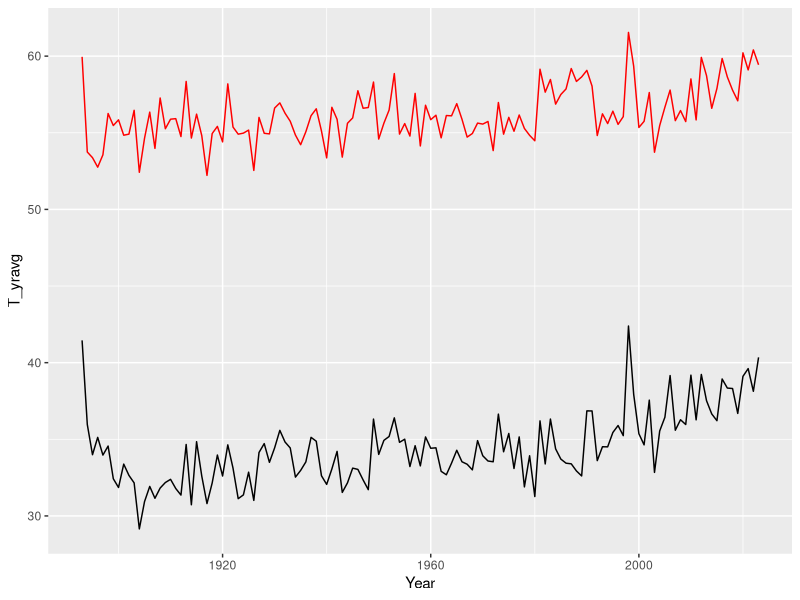

R code for this plot: (Note: this script raises an error after producing the figure.)
## ---- chunk 1
library(tidyverse)
## ---- chunk 2
year_avgs <- read.csv("../data/Hanover_temp-yearaverages.csv", row.names=1)

tail(year_avgs)
## ---- chunk 3
ggplot() +
    geom_line(data=year_avgs |> filter (type=="maxtemp" & Year < 2024), aes(x=Year, y=T_yravg), color="red") +
    geom_line(data=year_avgs |> filter (type=="mintemp" & Year < 2024), aes(x=Year, y=T_yravg))
## ---- chunk 4
year_avgs_wide <- year_avgs |>
    pivot_wider(names_from = type, values_from = T_yravg)
## ---- chunk 5
ggplot(year_avgs_wide |> filter(Year<2025), aes(x=Year)) +
    geom_line(aes(y=maxtemp), color="red", size=1, alpha=0.5) + 
    geom_line(aes(y=rollmean(maxtemp, 10, na.pad=TRUE)), linetype="dashed") +
    geom_line(aes(y=mintemp), color="blue", size=1, alpha=0.5)+
    geom_line(aes(y=rollmean(mintemp, 10, na.pad=TRUE)), linetype="dashed")
## ---- chunk 6
temps <- read.csv("../data/Hanover-temps21c_w-daynums.csv")
## ---- chunk 7
head(temps)
## ---- chunk 8
colnames(temps)
## ---- chunk 9
library(viridis)
ggplot(temps |> filter(Year == 2022), aes(x=daynum, y=maxdiff20c, fill=maxdiff20c)) +
    geom_bar(stat="identity") +
    scale_fill_viridis(option = "plasma")
    #scale_fill_gradient(low = "blue", high = "red")

## ---- chunk 10
#options(repr.plot.width=30, repr.plot.height=50)
ggplot(temps |> filter(Year>2015), aes(x=daynum, y=maxdiff20c, fill=maxdiff20c)) +
    geom_bar(stat="identity") +
    facet_wrap(~Year, ncol=1) +
    scale_fill_viridis(option = "plasma")
